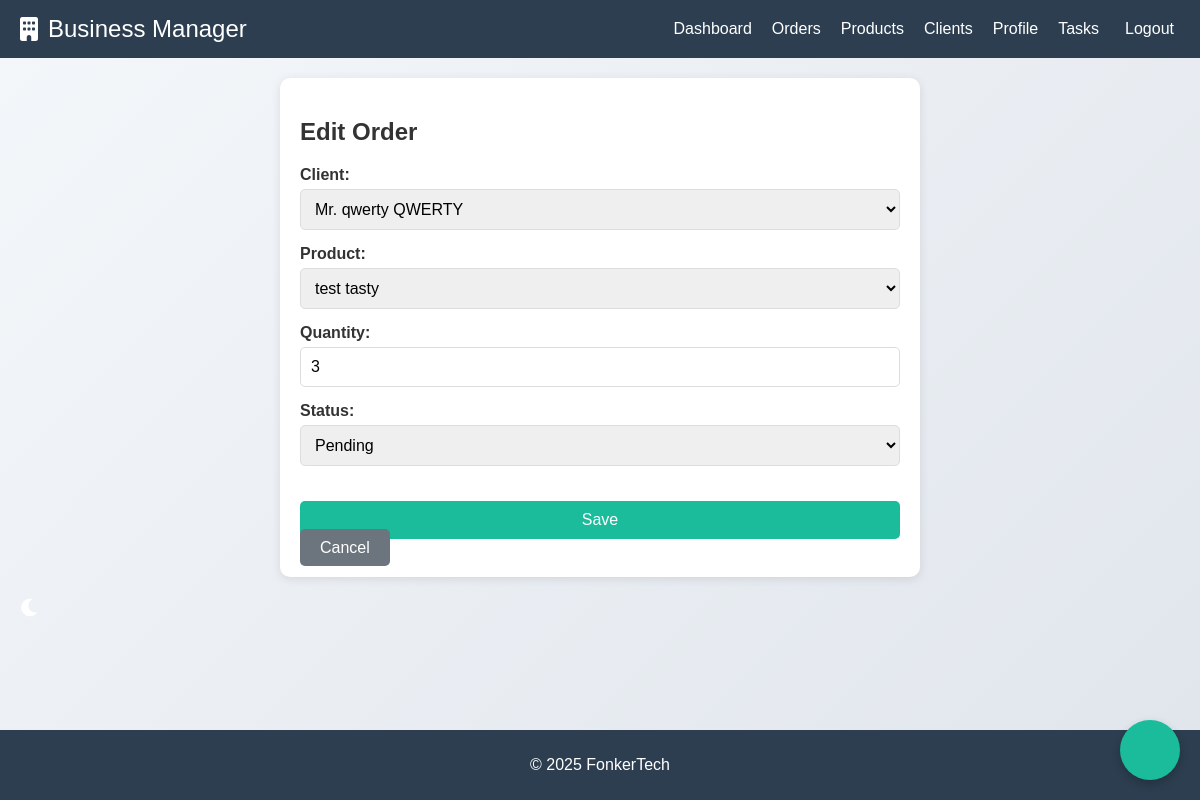
/orders/1/update/ (signed in), run on the app's committed database.
### management/models.py (models this page shows, shortened)
class Order(models.Model):
    client = models.ForeignKey(Client, on_delete=models.CASCADE)
    product = models.ForeignKey(Product, on_delete=models.CASCADE)
    quantity = models.IntegerField()
    total_price = models.DecimalField(max_digits=10, decimal_places=2, blank=True, null=True)
    created_at = models.DateTimeField(auto_now_add=True)
    status = models.CharField(max_length=20, choices=[
        ('pending', 'Pending'),
        ('completed', 'Completed'),
        ('cancelled', 'Cancelled'),
    ], default='pending')

### management/views.py (the view)
# urls.py: path('orders/<int:pk>/update/', views.order_update, name='order_update'),
@login_required
def order_update(request, pk):
    order = get_object_or_404(Order, pk=pk)
    if request.method == 'POST':
        form = OrderForm(request.POST, instance=order)
        if form.is_valid():
            form.save()
            messages.success(request, 'Order updated successfully!')
            return redirect('order_list')
    else:
        form = OrderForm(instance=order)
    return render(request, 'management/order_form.html', {'form': form})

### management/forms.py
class OrderForm(forms.ModelForm):
    class Meta:
        model = Order
        fields = ['client', 'product', 'quantity', 'status']

### management/models.py (called while the page is built)
    def __str__(self):
        return self.name

    def __str__(self):
        return self.name

### management/templates/management/order_form.html (shortened to what this page needs)
{% extends "management/base.html" %}
{% block content %}
<div class="form-container">
    <h2>{% if form.instance.pk %}Edit Order{% else %}Create Order{% endif %}</h2>
    <form method="post">
        <div class="form-group">
            {{ form.client.label_tag }}
            {{ form.client }}
        </div>
        <div class="form-group">
            {{ form.product.label_tag }}
            {{ form.product }}
        </div>
        <div class="form-group">
            {{ form.quantity.label_tag }}
            {{ form.quantity }}
        </div>
        <div class="form-group">
            {{ form.status.label_tag }}
            {{ form.status }}
        </div>
        <button type="submit" class="btn btn-primary">Save</button>
        <a href="{% url 'order_list' %}" class="btn btn-secondary">Cancel</a>
    </form>
</div>
{% endblock %}

### management/static/management/css/styles.css (style rules this page uses)
body { margin: 0; font-family: 'Arial', sans-serif; background-color: #f4f7fa; color: #333; }
body { font-family: Arial, sans-serif; margin: 0; padding: 0; background: linear-gradient(135deg, #f4f7fa, #e0e5ec); color: #333; min-height: 100vh; }
.form-group { text-align: left; }
.form-group label { display: block; margin-bottom: 5px; font-weight: bold; color: #333; }
.form-group input { width: 100%; padding: 10px; border: 1px solid #ddd; border-radius: 5px; font-size: 16px; box-sizing: border-box; }
.btn { background-color: #1abc9c; color: #fff; border: none; padding: 10px 20px; border-radius: 5px; font-size: 16px; cursor: pointer; margin-top: 20px; width: 100%; }
a { color: #1abc9c; text-decoration: none; }
button, .logout-button { transition: background-color 0.3s ease, transform 0.3s ease; }
.form-container { max-width: 600px; margin: 0 auto; padding: 20px; background-color: #fff; border-radius: 10px; box-shadow: 0 2px 10px rgba(0, 0, 0, 0.1); }
.form-group { margin-bottom: 15px; }
.form-group input, .form-group select, .form-group textarea { width: 100%; padding: 10px; border: 1px solid #ddd; border-radius: 5px; font-size: 16px; box-sizing: border-box; }
.btn { background-color: #1abc9c; color: #fff; border: none; padding: 10px 20px; border-radius: 5px; font-size: 16px; cursor: pointer; margin-right: 10px; }
.btn-secondary { background-color: #6c757d; }

### data on the page
Order: client "Mr. qwerty QWERTY", product "test tasty", quantity "3", status "Pending"
